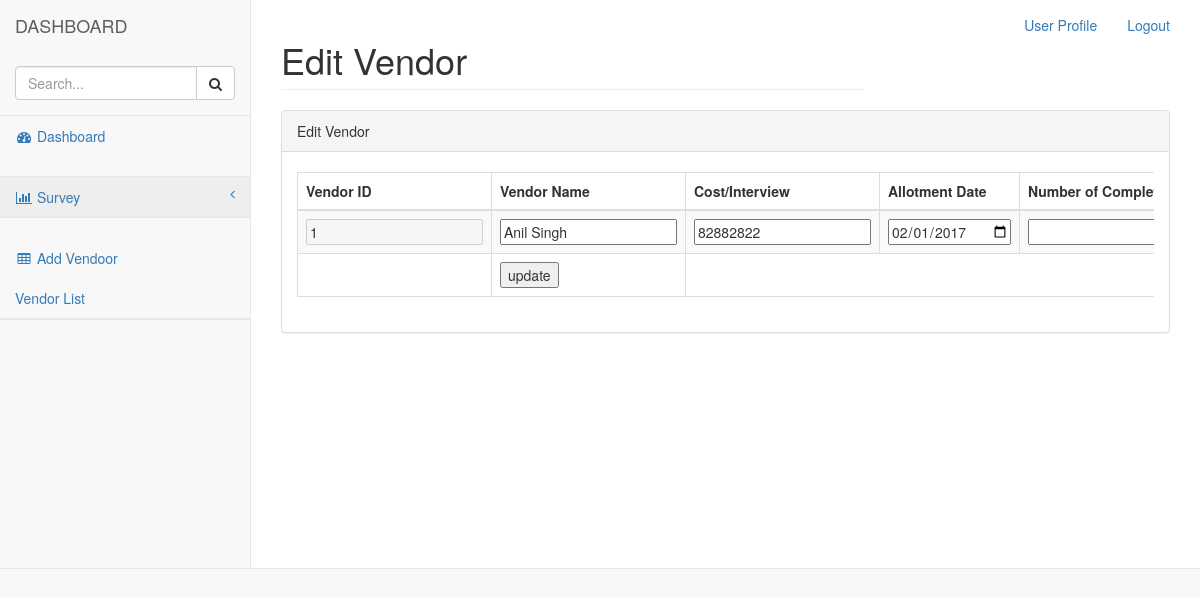
The page /edit.php?id=1 on the database its author committed.
### tables this page shows
CREATE TABLE IF NOT EXISTS `vendors` (
  `vendor_id` int(11) NOT NULL AUTO_INCREMENT,
  `vendor_name` text,
  `cost_interview` text,
  `allotment_date` date DEFAULT NULL,
  `number_complete` varchar(11) DEFAULT NULL,
  `message` text,
  `replica_url` text,
  `remarks` text,
  `complete_end_url` text,
  `screen_out_url` text,
  `quota_url` text,
  `vendor_survey_status` text,
  `survey_id` int(11) DEFAULT NULL,
  `a_id` text,
  PRIMARY KEY (`vendor_id`),
  KEY `vendors_ibfk_1` (`survey_id`)
);

### edit.php (the view, shortened to what this page needs)
<?php include("header.php");?>
<?php
require_once("dbcon.php");
if(isset($_GET['id']))
{
$sql_query = ("SELECT * from vendors WHERE vendor_id=".$_GET['id']);
$result = $conn->query($sql_query);
    while($rows = $result->fetch_assoc()){
        $v_id = $rows['vendor_id'];
        $s = $rows['vendor_name'];
	$c = $rows['cost_interview'];
	$date = $rows['allotment_date'];
	$completes = $rows['number_of_completes'];
    }
}
?>
    <!DOCTYPE>
    <html>
    <head>
        <link href="./vendor/bootstrap/css/bootstrap.min.css" rel="stylesheet">
        <link href="./vendor/metisMenu/metisMenu.min.css" rel="stylesheet">
        <link href="./dist/css/sb-admin-2.css" rel="stylesheet">
        <link href="./vendor/morrisjs/morris.css" rel="stylesheet">
        <link href="./vendor/font-awesome/css/font-awesome.min.css" rel="stylesheet" type="text/css">
    </head>
    <body>
        <div class="navbar-default sidebar" role="navigation">
            <div class="sidebar-nav navbar-collapse">
                <ul class="nav" id="side-menu">
                    <li class="sidebar-search">
                        <div class="input-group custom-search-form">
                            <input type="text" class="form-control" placeholder="Search...">
                            <span class="input-group-btn">
	                    <button class="btn btn-default" type="button">
	                        <i class="fa fa-search"></i>
	                    </button>
	                   </span>
                        </div>
                    </li>
                    <li>
                        <a href="home.php"><i class="fa fa-dashboard fa-fw"></i> Dashboard</a><br>
                    </li>
                    <li>
                        <a href=""><i class="fa fa-bar-chart-o fa-fw"></i> Survey<span class="fa arrow"></span></a>
                    </li><br>
                    <li>
                        <a href="add_vendor.php"><i class="fa fa-table fa-fw"></i> Add Vendoor</a>
                        <a href="vendor_list.php">Vendor List</a>
                    </li>
                    <li>
                    </li>
                </ul>
            </div>
        </div>
        <nav>
            <div id="page-wrapper">
                <div class="row">
                    <div class="col-lg-8  ">
                        <h1 class="page-header">Edit Vendor</h1>
                    </div>
                </div>
                <div class="panel panel-default">
                    <div class="panel-heading">
                        Edit Vendor
                    </div>
                    <div class="container-fluid">
                        <div class="form-group">
                            <br>
                            <div class="table-responsive">
                                <table class="table table-striped table-bordered table-hover">
                                    <thead>
                                        <tr>
                                            <th>Vendor ID </th>
                                            <th>Vendor Name</th>
                                            <th>Cost/Interview</th>
                                            <th>Allotment Date</th>
                                            <th>Number of Completes</th>
                                        </tr>
                                    </thead>
                                    <tbody>
                                        <form method="post">
                                            <td><input type="text" name="vendor_id" value="<?php echo $v_id;?>" disabled></td>
                                            <td><input type="text" name="vendor_name" value="<?php echo $s;?>"></td>
                                            <td><input type="text" name="cost_interview" value="<?php echo $c;?>" </td>
                                                <td><input type="date" name="allotment_date" value="<?php echo $date;?>" </td>
                                                    <td><input type="text" name="number_of_completes" value="<?php echo $completes;?>"></td>
                                                    <tr>
                                                        <td><input type="hidden" name="vendor_id" value=<?php echo $_GET['id'];?></td>
                                                        <td><input type="submit" name="update" value="update" /></td>
                                                    </tr>
                                        </form>

### rows shown on the page
vendors: vendor_id "1", vendor_name "Anil Singh", cost_interview "82882822", allotment_date "02/01/2017"

### other values the page prints
$item[title] "User Profile"
$item[title] "Logout"
